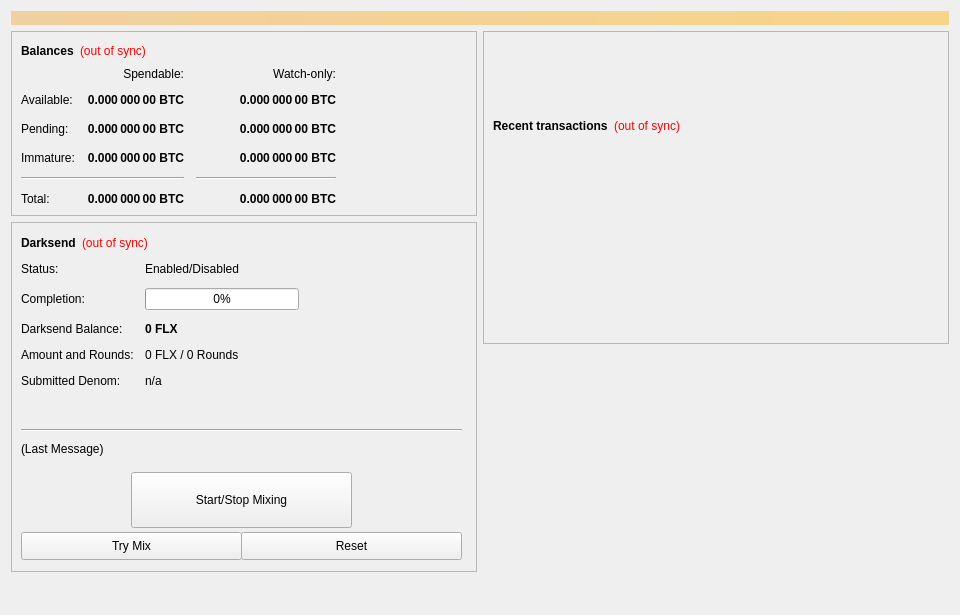
<?xml version="1.0" encoding="UTF-8"?>
<ui version="4.0">
 <class>OverviewPage</class>
 <widget class="QWidget" name="OverviewPage">
  <property name="geometry">
   <rect>
    <x>0</x>
    <y>0</y>
    <width>960</width>
    <height>615</height>
   </rect>
  </property>
  <property name="minimumSize">
   <size>
    <width>960</width>
    <height>0</height>
   </size>
  </property>
  <property name="windowTitle">
   <string>Form</string>
  </property>
  <layout class="QVBoxLayout" name="topLayout">
   <item>
    <widget class="QLabel" name="labelAlerts">
     <property name="visible">
      <bool>false</bool>
     </property>
     <property name="styleSheet">
      <string notr="true">background-color: qlineargradient(x1: 0, y1: 0, x2: 1, y2: 0, stop:0 #F0D0A0, stop:1 #F8D488); color:#000000;</string>
     </property>
     <property name="wordWrap">
      <bool>true</bool>
     </property>
     <property name="margin">
      <number>3</number>
     </property>
    </widget>
   </item>
   <item>
    <layout class="QHBoxLayout" name="horizontalLayout" stretch="1,1">
     <item>
      <layout class="QVBoxLayout" name="verticalLayout_2">
       <item>
        <widget class="QFrame" name="frame">
         <property name="frameShape">
          <enum>QFrame::StyledPanel</enum>
         </property>
         <property name="frameShadow">
          <enum>QFrame::Raised</enum>
         </property>
         <layout class="QVBoxLayout" name="verticalLayout_4">
          <item>
           <layout class="QHBoxLayout" name="horizontalLayout_4">
            <item>
             <widget class="QLabel" name="label_5">
              <property name="font">
               <font>
                <weight>75</weight>
                <bold>true</bold>
               </font>
              </property>
              <property name="text">
               <string>Balances</string>
              </property>
             </widget>
            </item>
            <item>
             <widget class="QLabel" name="labelWalletStatus">
              <property name="cursor">
               <cursorShape>WhatsThisCursor</cursorShape>
              </property>
              <property name="toolTip">
               <string>The displayed information may be out of date. Your wallet automatically synchronizes with the FLX network after a connection is established, but this process has not completed yet.</string>
              </property>
              <property name="styleSheet">
               <string notr="true">QLabel { color: red; }</string>
              </property>
              <property name="text">
               <string notr="true">(out of sync)</string>
              </property>
              <property name="alignment">
               <set>Qt::AlignLeading|Qt::AlignLeft|Qt::AlignVCenter</set>
              </property>
             </widget>
            </item>
            <item>
             <spacer name="horizontalSpacer_3">
              <property name="orientation">
               <enum>Qt::Horizontal</enum>
              </property>
              <property name="sizeHint" stdset="0">
               <size>
                <width>40</width>
                <height>20</height>
               </size>
              </property>
             </spacer>
            </item>
           </layout>
          </item>
          <item>
           <layout class="QGridLayout" name="gridLayout">
            <property name="spacing">
             <number>12</number>
            </property>
            <item row="2" column="2">
             <widget class="QLabel" name="labelWatchPending">
              <property name="font">
               <font>
                <weight>75</weight>
                <bold>true</bold>
               </font>
              </property>
              <property name="cursor">
               <cursorShape>IBeamCursor</cursorShape>
              </property>
              <property name="toolTip">
               <string>Unconfirmed transactions to watch-only addresses</string>
              </property>
              <property name="text">
               <string notr="true">0.000 000 00 BTC</string>
              </property>
              <property name="alignment">
               <set>Qt::AlignRight|Qt::AlignTrailing|Qt::AlignVCenter</set>
              </property>
              <property name="textInteractionFlags">
               <set>Qt::LinksAccessibleByMouse|Qt::TextSelectableByKeyboard|Qt::TextSelectableByMouse</set>
              </property>
             </widget>
            </item>
            <item row="2" column="1">
             <widget class="QLabel" name="labelUnconfirmed">
              <property name="font">
               <font>
                <weight>75</weight>
                <bold>true</bold>
               </font>
              </property>
              <property name="cursor">
               <cursorShape>IBeamCursor</cursorShape>
              </property>
              <property name="toolTip">
               <string>Total of transactions that have yet to be confirmed, and do not yet count toward the spendable balance</string>
              </property>
              <property name="text">
               <string notr="true">0.000 000 00 BTC</string>
              </property>
              <property name="alignment">
               <set>Qt::AlignRight|Qt::AlignTrailing|Qt::AlignVCenter</set>
              </property>
              <property name="textInteractionFlags">
               <set>Qt::LinksAccessibleByMouse|Qt::TextSelectableByKeyboard|Qt::TextSelectableByMouse</set>
              </property>
             </widget>
            </item>
            <item row="3" column="2">
             <widget class="QLabel" name="labelWatchImmature">
              <property name="font">
               <font>
                <weight>75</weight>
                <bold>true</bold>
               </font>
              </property>
              <property name="cursor">
               <cursorShape>IBeamCursor</cursorShape>
              </property>
              <property name="toolTip">
               <string>Staked or masternode rewards in watch-only addresses that has not yet matured</string>
              </property>
              <property name="text">
               <string notr="true">0.000 000 00 BTC</string>
              </property>
              <property name="alignment">
               <set>Qt::AlignRight|Qt::AlignTrailing|Qt::AlignVCenter</set>
              </property>
              <property name="textInteractionFlags">
               <set>Qt::LinksAccessibleByMouse|Qt::TextSelectableByKeyboard|Qt::TextSelectableByMouse</set>
              </property>
             </widget>
            </item>
            <item row="4" column="0" colspan="2">
             <widget class="Line" name="lineSpendableBalance">
              <property name="orientation">
               <enum>Qt::Horizontal</enum>
              </property>
             </widget>
            </item>
            <item row="4" column="2">
             <widget class="Line" name="lineWatchBalance">
              <property name="sizePolicy">
               <sizepolicy hsizetype="Preferred" vsizetype="Fixed">
                <horstretch>0</horstretch>
                <verstretch>0</verstretch>
               </sizepolicy>
              </property>
              <property name="minimumSize">
               <size>
                <width>140</width>
                <height>0</height>
               </size>
              </property>
              <property name="orientation">
               <enum>Qt::Horizontal</enum>
              </property>
             </widget>
            </item>
            <item row="5" column="0">
             <widget class="QLabel" name="labelTotalText">
              <property name="text">
               <string>Total:</string>
              </property>
             </widget>
            </item>
            <item row="3" column="1">
             <widget class="QLabel" name="labelImmature">
              <property name="font">
               <font>
                <weight>75</weight>
                <bold>true</bold>
               </font>
              </property>
              <property name="cursor">
               <cursorShape>IBeamCursor</cursorShape>
              </property>
              <property name="toolTip">
               <string>Staked or masternode rewards that has not yet matured</string>
              </property>
              <property name="text">
               <string notr="true">0.000 000 00 BTC</string>
              </property>
              <property name="alignment">
               <set>Qt::AlignRight|Qt::AlignTrailing|Qt::AlignVCenter</set>
              </property>
              <property name="textInteractionFlags">
               <set>Qt::LinksAccessibleByMouse|Qt::TextSelectableByKeyboard|Qt::TextSelectableByMouse</set>
              </property>
             </widget>
            </item>
            <item row="2" column="3">
             <spacer name="horizontalSpacer_2">
              <property name="orientation">
               <enum>Qt::Horizontal</enum>
              </property>
              <property name="sizeHint" stdset="0">
               <size>
                <width>40</width>
                <height>20</height>
               </size>
              </property>
             </spacer>
            </item>
            <item row="3" column="0">
             <widget class="QLabel" name="labelImmatureText">
              <property name="text">
               <string>Immature:</string>
              </property>
             </widget>
            </item>
            <item row="5" column="1">
             <widget class="QLabel" name="labelTotal">
              <property name="font">
               <font>
                <weight>75</weight>
                <bold>true</bold>
               </font>
              </property>
              <property name="cursor">
               <cursorShape>IBeamCursor</cursorShape>
              </property>
              <property name="toolTip">
               <string>Your current total balance</string>
              </property>
              <property name="text">
               <string notr="true">0.000 000 00 BTC</string>
              </property>
              <property name="alignment">
               <set>Qt::AlignRight|Qt::AlignTrailing|Qt::AlignVCenter</set>
              </property>
              <property name="textInteractionFlags">
               <set>Qt::LinksAccessibleByMouse|Qt::TextSelectableByKeyboard|Qt::TextSelectableByMouse</set>
              </property>
             </widget>
            </item>
            <item row="5" column="2">
             <widget class="QLabel" name="labelWatchTotal">
              <property name="font">
               <font>
                <weight>75</weight>
                <bold>true</bold>
               </font>
              </property>
              <property name="cursor">
               <cursorShape>IBeamCursor</cursorShape>
              </property>
              <property name="toolTip">
               <string>Current total balance in watch-only addresses</string>
              </property>
              <property name="text">
               <string notr="true">0.000 000 00 BTC</string>
              </property>
              <property name="alignment">
               <set>Qt::AlignRight|Qt::AlignTrailing|Qt::AlignVCenter</set>
              </property>
              <property name="textInteractionFlags">
               <set>Qt::LinksAccessibleByMouse|Qt::TextSelectableByKeyboard|Qt::TextSelectableByMouse</set>
              </property>
             </widget>
            </item>
            <item row="0" column="2">
             <widget class="QLabel" name="labelWatchonly">
              <property name="text">
               <string>Watch-only:</string>
              </property>
              <property name="alignment">
               <set>Qt::AlignRight|Qt::AlignTrailing|Qt::AlignVCenter</set>
              </property>
             </widget>
            </item>
            <item row="1" column="0">
             <widget class="QLabel" name="labelBalanceText">
              <property name="text">
               <string>Available:</string>
              </property>
             </widget>
            </item>
            <item row="1" column="1">
             <widget class="QLabel" name="labelBalance">
              <property name="font">
               <font>
                <weight>75</weight>
                <bold>true</bold>
               </font>
              </property>
              <property name="cursor">
               <cursorShape>IBeamCursor</cursorShape>
              </property>
              <property name="toolTip">
               <string>Your current spendable balance</string>
              </property>
              <property name="text">
               <string notr="true">0.000 000 00 BTC</string>
              </property>
              <property name="alignment">
               <set>Qt::AlignRight|Qt::AlignTrailing|Qt::AlignVCenter</set>
              </property>
              <property name="textInteractionFlags">
               <set>Qt::LinksAccessibleByMouse|Qt::TextSelectableByKeyboard|Qt::TextSelectableByMouse</set>
              </property>
             </widget>
            </item>
            <item row="1" column="2">
             <widget class="QLabel" name="labelWatchAvailable">
              <property name="font">
               <font>
                <weight>75</weight>
                <bold>true</bold>
               </font>
              </property>
              <property name="cursor">
               <cursorShape>IBeamCursor</cursorShape>
              </property>
              <property name="toolTip">
               <string>Your current balance in watch-only addresses</string>
              </property>
              <property name="text">
               <string notr="true">0.000 000 00 BTC</string>
              </property>
              <property name="alignment">
               <set>Qt::AlignRight|Qt::AlignTrailing|Qt::AlignVCenter</set>
              </property>
              <property name="textInteractionFlags">
               <set>Qt::LinksAccessibleByMouse|Qt::TextSelectableByKeyboard|Qt::TextSelectableByMouse</set>
              </property>
             </widget>
            </item>
            <item row="2" column="0">
             <widget class="QLabel" name="labelPendingText">
              <property name="text">
               <string>Pending:</string>
              </property>
             </widget>
            </item>
            <item row="0" column="1">
             <widget class="QLabel" name="labelSpendable">
              <property name="text">
               <string>Spendable:</string>
              </property>
              <property name="alignment">
               <set>Qt::AlignRight|Qt::AlignTrailing|Qt::AlignVCenter</set>
              </property>
             </widget>
            </item>
           </layout>
          </item>
         </layout>
        </widget>
       </item>
       <item>
        <widget class="QFrame" name="frameDarksend">
         <property name="minimumSize">
          <size>
           <width>0</width>
           <height>350</height>
          </size>
         </property>
         <property name="layoutDirection">
          <enum>Qt::LeftToRight</enum>
         </property>
         <property name="frameShape">
          <enum>QFrame::StyledPanel</enum>
         </property>
         <property name="frameShadow">
          <enum>QFrame::Raised</enum>
         </property>
         <widget class="QWidget" name="formLayoutWidget">
          <property name="geometry">
           <rect>
            <x>10</x>
            <y>40</y>
            <width>451</width>
            <height>161</height>
           </rect>
          </property>
          <layout class="QFormLayout" name="formLayout">
           <property name="fieldGrowthPolicy">
            <enum>QFormLayout::AllNonFixedFieldsGrow</enum>
           </property>
           <property name="horizontalSpacing">
            <number>11</number>
           </property>
           <property name="verticalSpacing">
            <number>12</number>
           </property>
           <item row="0" column="0">
            <widget class="QLabel" name="label_6">
             <property name="text">
              <string>Status:</string>
             </property>
            </widget>
           </item>
           <item row="1" column="0">
            <widget class="QLabel" name="label_7">
             <property name="text">
              <string>Completion:</string>
             </property>
            </widget>
           </item>
           <item row="1" column="1">
            <widget class="QProgressBar" name="DarksendProgress">
             <property name="maximumSize">
              <size>
               <width>154</width>
               <height>16777215</height>
              </size>
             </property>
             <property name="value">
              <number>0</number>
             </property>
            </widget>
           </item>
           <item row="2" column="0">
            <widget class="QLabel" name="labelAnonymizedText">
             <property name="text">
              <string>Darksend Balance:</string>
             </property>
            </widget>
           </item>
           <item row="2" column="1">
            <widget class="QLabel" name="labelAnonymized">
             <property name="font">
              <font>
               <weight>75</weight>
               <bold>true</bold>
              </font>
             </property>
             <property name="text">
              <string notr="true">0 FLX</string>
             </property>
            </widget>
           </item>
           <item row="3" column="0">
            <widget class="QLabel" name="label_8">
             <property name="text">
              <string>Amount and Rounds:</string>
             </property>
            </widget>
           </item>
           <item row="3" column="1">
            <widget class="QLabel" name="labelAmountRounds">
             <property name="text">
              <string>0 FLX / 0 Rounds</string>
             </property>
            </widget>
           </item>
           <item row="4" column="0">
            <widget class="QLabel" name="label_9">
             <property name="text">
              <string>Submitted Denom:</string>
             </property>
            </widget>
           </item>
           <item row="4" column="1">
            <widget class="QLabel" name="labelSubmittedDenom">
             <property name="toolTip">
              <string>The denominations you submitted to the Masternode.&lt;br&gt;To mix, other users must submit the exact same denominations.</string>
             </property>
             <property name="text">
              <string>n/a</string>
             </property>
            </widget>
           </item>
           <item row="0" column="1">
            <widget class="QLabel" name="DarksendEnabled">
             <property name="text">
              <string>Enabled/Disabled</string>
             </property>
            </widget>
           </item>
          </layout>
         </widget>
         <widget class="QPushButton" name="runAutoDenom">
          <property name="geometry">
           <rect>
            <x>251</x>
            <y>17</y>
            <width>1</width>
            <height>1</height>
           </rect>
          </property>
          <property name="palette">
           <palette>
            <active>
             <colorrole role="WindowText">
              <brush brushstyle="SolidPattern">
               <color alpha="255">
                <red>0</red>
                <green>0</green>
                <blue>0</blue>
               </color>
              </brush>
             </colorrole>
             <colorrole role="Button">
              <brush brushstyle="SolidPattern">
               <color alpha="255">
                <red>239</red>
                <green>238</green>
                <blue>238</blue>
               </color>
              </brush>
             </colorrole>
             <colorrole role="Light">
              <brush brushstyle="SolidPattern">
               <color alpha="255">
                <red>255</red>
                <green>255</green>
                <blue>255</blue>
               </color>
              </brush>
             </colorrole>
             <colorrole role="Midlight">
              <brush brushstyle="SolidPattern">
               <color alpha="255">
                <red>247</red>
                <green>246</green>
                <blue>246</blue>
               </color>
              </brush>
             </colorrole>
             <colorrole role="Dark">
              <brush brushstyle="SolidPattern">
               <color alpha="255">
                <red>119</red>
                <green>119</green>
                <blue>119</blue>
               </color>
              </brush>
             </colorrole>
             <colorrole role="Mid">
              <brush brushstyle="SolidPattern">
               <color alpha="255">
                <red>159</red>
                <green>159</green>
                <blue>159</blue>
               </color>
              </brush>
             </colorrole>
             <colorrole role="Text">
              <brush brushstyle="SolidPattern">
               <color alpha="255">
                <red>0</red>
                <green>0</green>
                <blue>0</blue>
               </color>
              </brush>
             </colorrole>
             <colorrole role="BrightText">
              <brush brushstyle="SolidPattern">
               <color alpha="255">
                <red>255</red>
                <green>255</green>
                <blue>255</blue>
               </color>
              </brush>
             </colorrole>
             <colorrole role="ButtonText">
              <brush brushstyle="SolidPattern">
               <color alpha="255">
                <red>0</red>
                <green>0</green>
                <blue>0</blue>
               </color>
              </brush>
             </colorrole>
             <colorrole role="Base">
              <brush brushstyle="SolidPattern">
               <color alpha="255">
                <red>255</red>
                <green>255</green>
                <blue>255</blue>
               </color>
              </brush>
             </colorrole>
             <colorrole role="Window">
              <brush brushstyle="SolidPattern">
               <color alpha="255">
                <red>239</red>
                <green>238</green>
                <blue>238</blue>
               </color>
              </brush>
             </colorrole>
             <colorrole role="Shadow">
              <brush brushstyle="SolidPattern">
               <color alpha="255">
                <red>0</red>
                <green>0</green>
                <blue>0</blue>
               </color>
              </brush>
             </colorrole>
             <colorrole role="AlternateBase">
              <brush brushstyle="SolidPattern">
               <color alpha="255">
                <red>247</red>
                <green>246</green>
                <blue>246</blue>
               </color>
              </brush>
             </colorrole>
             <colorrole role="ToolTipBase">
              <brush brushstyle="SolidPattern">
               <color alpha="255">
                <red>255</red>
                <green>255</green>
                <blue>220</blue>
               </color>
              </brush>
             </colorrole>
             <colorrole role="ToolTipText">
              <brush brushstyle="SolidPattern">
               <color alpha="255">
                <red>0</red>
                <green>0</green>
                <blue>0</blue>
               </color>
              </brush>
             </colorrole>
            </active>
            <inactive>
             <colorrole role="WindowText">
              <brush brushstyle="SolidPattern">
               <color alpha="255">
                <red>0</red>
                <green>0</green>
                <blue>0</blue>
               </color>
              </brush>
             </colorrole>
             <colorrole role="Button">
              <brush brushstyle="SolidPattern">
               <color alpha="255">
                <red>239</red>
                <green>238</green>
                <blue>238</blue>
               </color>
              </brush>
             </colorrole>
             <colorrole role="Light">
              <brush brushstyle="SolidPattern">
               <color alpha="255">
                <red>255</red>
                <green>255</green>
                <blue>255</blue>
               </color>
              </brush>
             </colorrole>
             <colorrole role="Midlight">
              <brush brushstyle="SolidPattern">
               <color alpha="255">
                <red>247</red>
                <green>246</green>
                <blue>246</blue>
               </color>
              </brush>
             </colorrole>
             <colorrole role="Dark">
              <brush brushstyle="SolidPattern">
               <color alpha="255">
                <red>119</red>
                <green>119</green>
                <blue>119</blue>
               </color>
              </brush>
             </colorrole>
             <colorrole role="Mid">
              <brush brushstyle="SolidPattern">
               <color alpha="255">
                <red>159</red>
                <green>159</green>
                <blue>159</blue>
               </color>
              </brush>
             </colorrole>
             <colorrole role="Text">
              <brush brushstyle="SolidPattern">
               <color alpha="255">
                <red>0</red>
                <green>0</green>
                <blue>0</blue>
               </color>
              </brush>
             </colorrole>
             <colorrole role="BrightText">
              <brush brushstyle="SolidPattern">
               <color alpha="255">
                <red>255</red>
                <green>255</green>
                <blue>255</blue>
               </color>
              </brush>
             </colorrole>
             <colorrole role="ButtonText">
              <brush brushstyle="SolidPattern">
               <color alpha="255">
                <red>0</red>
                <green>0</green>
                <blue>0</blue>
               </color>
              </brush>
             </colorrole>
             <colorrole role="Base">
              <brush brushstyle="SolidPattern">
               <color alpha="255">
                <red>255</red>
                <green>255</green>
                <blue>255</blue>
               </color>
              </brush>
             </colorrole>
             <colorrole role="Window">
              <brush brushstyle="SolidPattern">
               <color alpha="255">
                <red>239</red>
                <green>238</green>
                <blue>238</blue>
               </color>
              </brush>
             </colorrole>
             <colorrole role="Shadow">
              <brush brushstyle="SolidPattern">
               <color alpha="255">
                <red>0</red>
                <green>0</green>
                <blue>0</blue>
               </color>
              </brush>
             </colorrole>
             <colorrole role="AlternateBase">
              <brush brushstyle="SolidPattern">
               <color alpha="255">
                <red>247</red>
                <green>246</green>
                <blue>246</blue>
               </color>
              </brush>
             </colorrole>
             <colorrole role="ToolTipBase">
              <brush brushstyle="SolidPattern">
               <color alpha="255">
                <red>255</red>
                <green>255</green>
                <blue>220</blue>
               </color>
              </brush>
             </colorrole>
             <colorrole role="ToolTipText">
              <brush brushstyle="SolidPattern">
               <color alpha="255">
                <red>0</red>
                <green>0</green>
                <blue>0</blue>
               </color>
              </brush>
             </colorrole>
            </inactive>
            <disabled>
             <colorrole role="WindowText">
              <brush brushstyle="SolidPattern">
               <color alpha="255">
                <red>119</red>
                <green>119</green>
                <blue>119</blue>
               </color>
              </brush>
             </colorrole>
             <colorrole role="Button">
              <brush brushstyle="SolidPattern">
               <color alpha="255">
                <red>239</red>
                <green>238</green>
                <blue>238</blue>
               </color>
              </brush>
             </colorrole>
             <colorrole role="Light">
              <brush brushstyle="SolidPattern">
               <color alpha="255">
                <red>255</red>
                <green>255</green>
                <blue>255</blue>
               </color>
              </brush>
             </colorrole>
             <colorrole role="Midlight">
              <brush brushstyle="SolidPattern">
               <color alpha="255">
                <red>247</red>
                <green>246</green>
                <blue>246</blue>
               </color>
              </brush>
             </colorrole>
             <colorrole role="Dark">
              <brush brushstyle="SolidPattern">
               <color alpha="255">
                <red>119</red>
                <green>119</green>
                <blue>119</blue>
               </color>
              </brush>
             </colorrole>
             <colorrole role="Mid">
              <brush brushstyle="SolidPattern">
               <color alpha="255">
                <red>159</red>
                <green>159</green>
                <blue>159</blue>
               </color>
              </brush>
             </colorrole>
             <colorrole role="Text">
              <brush brushstyle="SolidPattern">
               <color alpha="255">
                <red>119</red>
                <green>119</green>
                <blue>119</blue>
               </color>
              </brush>
             </colorrole>
             <colorrole role="BrightText">
              <brush brushstyle="SolidPattern">
               <color alpha="255">
                <red>255</red>
                <green>255</green>
                <blue>255</blue>
               </color>
              </brush>
             </colorrole>
             <colorrole role="ButtonText">
              <brush brushstyle="SolidPattern">
               <color alpha="255">
                <red>119</red>
                <green>119</green>
                <blue>119</blue>
               </color>
              </brush>
             </colorrole>
             <colorrole role="Base">
              <brush brushstyle="SolidPattern">
               <color alpha="255">
                <red>239</red>
                <green>238</green>
                <blue>238</blue>
               </color>
              </brush>
             </colorrole>
             <colorrole role="Window">
              <brush brushstyle="SolidPattern">
               <color alpha="255">
                <red>239</red>
                <green>238</green>
                <blue>238</blue>
               </color>
              </brush>
             </colorrole>
             <colorrole role="Shadow">
              <brush brushstyle="SolidPattern">
               <color alpha="255">
                <red>0</red>
                <green>0</green>
                <blue>0</blue>
               </color>
              </brush>
             </colorrole>
             <colorrole role="AlternateBase">
              <brush brushstyle="SolidPattern">
               <color alpha="255">
                <red>239</red>
                <green>238</green>
                <blue>238</blue>
               </color>
              </brush>
             </colorrole>
             <colorrole role="ToolTipBase">
              <brush brushstyle="SolidPattern">
               <color alpha="255">
                <red>255</red>
                <green>255</green>
                <blue>220</blue>
               </color>
              </brush>
             </colorrole>
             <colorrole role="ToolTipText">
              <brush brushstyle="SolidPattern">
               <color alpha="255">
                <red>0</red>
                <green>0</green>
                <blue>0</blue>
               </color>
              </brush>
             </colorrole>
            </disabled>
           </palette>
          </property>
          <property name="focusPolicy">
           <enum>Qt::NoFocus</enum>
          </property>
          <property name="autoFillBackground">
           <bool>true</bool>
          </property>
          <property name="text">
           <string/>
          </property>
          <property name="flat">
           <bool>true</bool>
          </property>
         </widget>
         <widget class="QPushButton" name="toggleDarksend">
          <property name="geometry">
           <rect>
            <x>120</x>
            <y>250</y>
            <width>221</width>
            <height>56</height>
           </rect>
          </property>
          <property name="sizePolicy">
           <sizepolicy hsizetype="MinimumExpanding" vsizetype="Fixed">
            <horstretch>0</horstretch>
            <verstretch>0</verstretch>
           </sizepolicy>
          </property>
          <property name="text">
           <string>Start/Stop Mixing</string>
          </property>
         </widget>
         <widget class="Line" name="lineLastMessage">
          <property name="geometry">
           <rect>
            <x>10</x>
            <y>200</y>
            <width>441</width>
            <height>16</height>
           </rect>
          </property>
          <property name="orientation">
           <enum>Qt::Horizontal</enum>
          </property>
         </widget>
         <widget class="QLabel" name="DarksendStatus">
          <property name="geometry">
           <rect>
            <x>10</x>
            <y>220</y>
            <width>451</width>
            <height>61</height>
           </rect>
          </property>
          <property name="minimumSize">
           <size>
            <width>288</width>
            <height>43</height>
           </size>
          </property>
          <property name="text">
           <string>(Last Message)</string>
          </property>
          <property name="alignment">
           <set>Qt::AlignLeading|Qt::AlignLeft|Qt::AlignTop</set>
          </property>
          <property name="wordWrap">
           <bool>true</bool>
          </property>
         </widget>
         <widget class="QPushButton" name="DarksendAuto">
          <property name="geometry">
           <rect>
            <x>10</x>
            <y>310</y>
            <width>221</width>
            <height>28</height>
           </rect>
          </property>
          <property name="sizePolicy">
           <sizepolicy hsizetype="MinimumExpanding" vsizetype="Fixed">
            <horstretch>0</horstretch>
            <verstretch>0</verstretch>
           </sizepolicy>
          </property>
          <property name="toolTip">
           <string>Try to manually submit a Darksend request.</string>
          </property>
          <property name="text">
           <string>Try Mix</string>
          </property>
         </widget>
         <widget class="QPushButton" name="DarksendReset">
          <property name="geometry">
           <rect>
            <x>230</x>
            <y>310</y>
            <width>221</width>
            <height>28</height>
           </rect>
          </property>
          <property name="sizePolicy">
           <sizepolicy hsizetype="MinimumExpanding" vsizetype="Fixed">
            <horstretch>0</horstretch>
            <verstretch>0</verstretch>
           </sizepolicy>
          </property>
          <property name="toolTip">
           <string>Reset the current status of Darksend (can interrupt Darksend if it's in the process of Mixing, which can cost you money!)</string>
          </property>
          <property name="autoFillBackground">
           <bool>false</bool>
          </property>
          <property name="text">
           <string>Reset</string>
          </property>
         </widget>
         <widget class="QWidget" name="layoutWidget">
          <property name="geometry">
           <rect>
            <x>10</x>
            <y>10</y>
            <width>431</width>
            <height>22</height>
           </rect>
          </property>
          <layout class="QHBoxLayout" name="horizontalLayout_5">
           <item>
            <widget class="QLabel" name="label_2">
             <property name="font">
              <font>
               <weight>75</weight>
               <bold>true</bold>
              </font>
             </property>
             <property name="text">
              <string>Darksend</string>
             </property>
            </widget>
           </item>
           <item>
            <widget class="QLabel" name="labelDarksendSyncStatus">
             <property name="toolTip">
              <string>The displayed information may be out of date. Your wallet automatically synchronizes with the FLX network after a connection is established, but this process has not completed yet.</string>
             </property>
             <property name="styleSheet">
              <string notr="true">QLabel { color: red; }</string>
             </property>
             <property name="text">
              <string notr="true">(out of sync)</string>
             </property>
             <property name="alignment">
              <set>Qt::AlignLeading|Qt::AlignLeft|Qt::AlignVCenter</set>
             </property>
            </widget>
           </item>
           <item>
            <spacer name="horizontalSpacer_4">
             <property name="orientation">
              <enum>Qt::Horizontal</enum>
             </property>
             <property name="sizeHint" stdset="0">
              <size>
               <width>40</width>
               <height>20</height>
              </size>
             </property>
            </spacer>
           </item>
          </layout>
         </widget>
        </widget>
       </item>
       <item>
        <spacer name="verticalSpacer">
         <property name="orientation">
          <enum>Qt::Vertical</enum>
         </property>
         <property name="sizeHint" stdset="0">
          <size>
           <width>20</width>
           <height>40</height>
          </size>
         </property>
        </spacer>
       </item>
      </layout>
     </item>
     <item>
      <layout class="QVBoxLayout" name="verticalLayout_3">
       <item>
        <widget class="QFrame" name="frame_2">
         <property name="frameShape">
          <enum>QFrame::StyledPanel</enum>
         </property>
         <property name="frameShadow">
          <enum>QFrame::Raised</enum>
         </property>
         <layout class="QVBoxLayout" name="verticalLayout">
          <item>
           <spacer name="verticalSpacer_3">
            <property name="orientation">
             <enum>Qt::Vertical</enum>
            </property>
            <property name="sizeType">
             <enum>QSizePolicy::Fixed</enum>
            </property>
            <property name="sizeHint" stdset="0">
             <size>
              <width>20</width>
              <height>75</height>
             </size>
            </property>
           </spacer>
          </item>
          <item>
           <layout class="QHBoxLayout" name="horizontalLayout_2">
            <item>
             <widget class="QLabel" name="label_4">
              <property name="font">
               <font>
                <weight>75</weight>
                <bold>true</bold>
               </font>
              </property>
              <property name="text">
               <string>Recent transactions</string>
              </property>
             </widget>
            </item>
            <item>
             <widget class="QLabel" name="labelTransactionsStatus">
              <property name="cursor">
               <cursorShape>WhatsThisCursor</cursorShape>
              </property>
              <property name="toolTip">
               <string>The displayed information may be out of date. Your wallet automatically synchronizes with the FLX network after a connection is established, but this process has not completed yet.</string>
              </property>
              <property name="styleSheet">
               <string notr="true">QLabel { color: red; }</string>
              </property>
              <property name="text">
               <string notr="true">(out of sync)</string>
              </property>
              <property name="alignment">
               <set>Qt::AlignRight|Qt::AlignTrailing|Qt::AlignVCenter</set>
              </property>
             </widget>
            </item>
            <item>
             <spacer name="horizontalSpacer">
              <property name="orientation">
               <enum>Qt::Horizontal</enum>
              </property>
              <property name="sizeHint" stdset="0">
               <size>
                <width>40</width>
                <height>20</height>
               </size>
              </property>
             </spacer>
            </item>
           </layout>
          </item>
          <item>
           <widget class="QListView" name="listTransactions">
            <property name="styleSheet">
             <string notr="true">QListView { background: transparent; }</string>
            </property>
            <property name="frameShape">
             <enum>QFrame::NoFrame</enum>
            </property>
            <property name="verticalScrollBarPolicy">
             <enum>Qt::ScrollBarAlwaysOff</enum>
            </property>
            <property name="horizontalScrollBarPolicy">
             <enum>Qt::ScrollBarAlwaysOff</enum>
            </property>
            <property name="selectionMode">
             <enum>QAbstractItemView::NoSelection</enum>
            </property>
           </widget>
          </item>
         </layout>
        </widget>
       </item>
       <item>
        <spacer name="verticalSpacer_2">
         <property name="orientation">
          <enum>Qt::Vertical</enum>
         </property>
         <property name="sizeType">
          <enum>QSizePolicy::Expanding</enum>
         </property>
         <property name="sizeHint" stdset="0">
          <size>
           <width>20</width>
           <height>40</height>
          </size>
         </property>
        </spacer>
       </item>
      </layout>
     </item>
    </layout>
   </item>
  </layout>
 </widget>
 <resources/>
 <connections/>
</ui>
